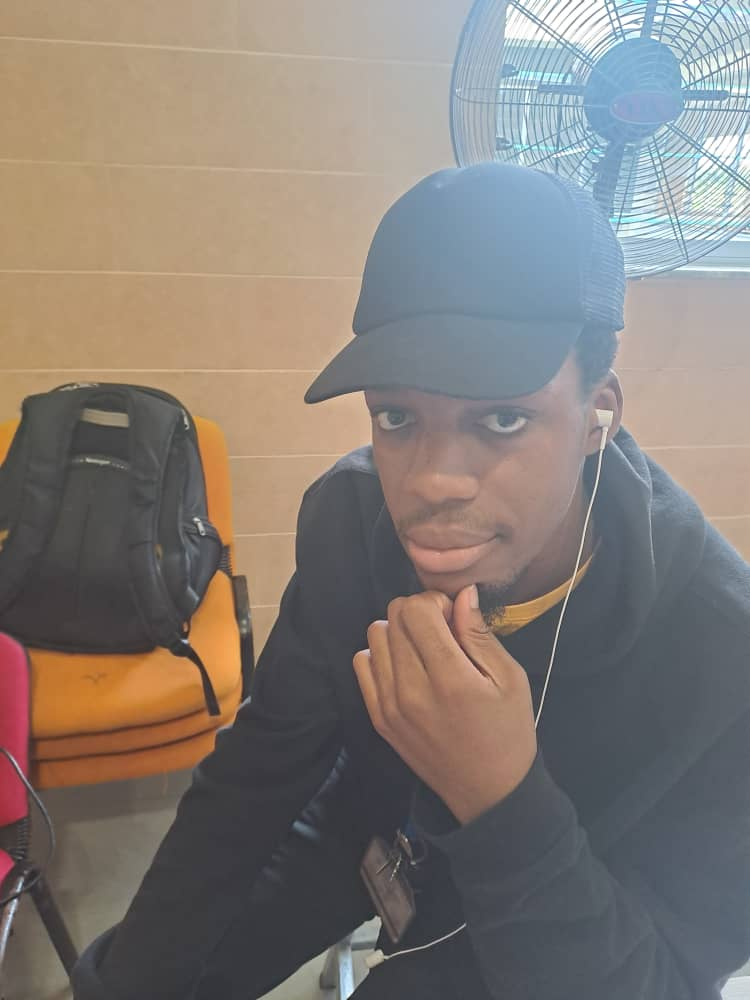
#> input picture Week_4/img/clement.jpg, 750 x 1000 px
$ jupyter execute practice3.ipynb
#> lines starting #> are read from the running program, lines starting #| are printed output that depends on the picture
[cell 1]
# Robert Edge Detection

import cv2
import numpy as np

# Load the image
image = cv2.imread('img/clement.jpg', cv2.IMREAD_GRAYSCALE)
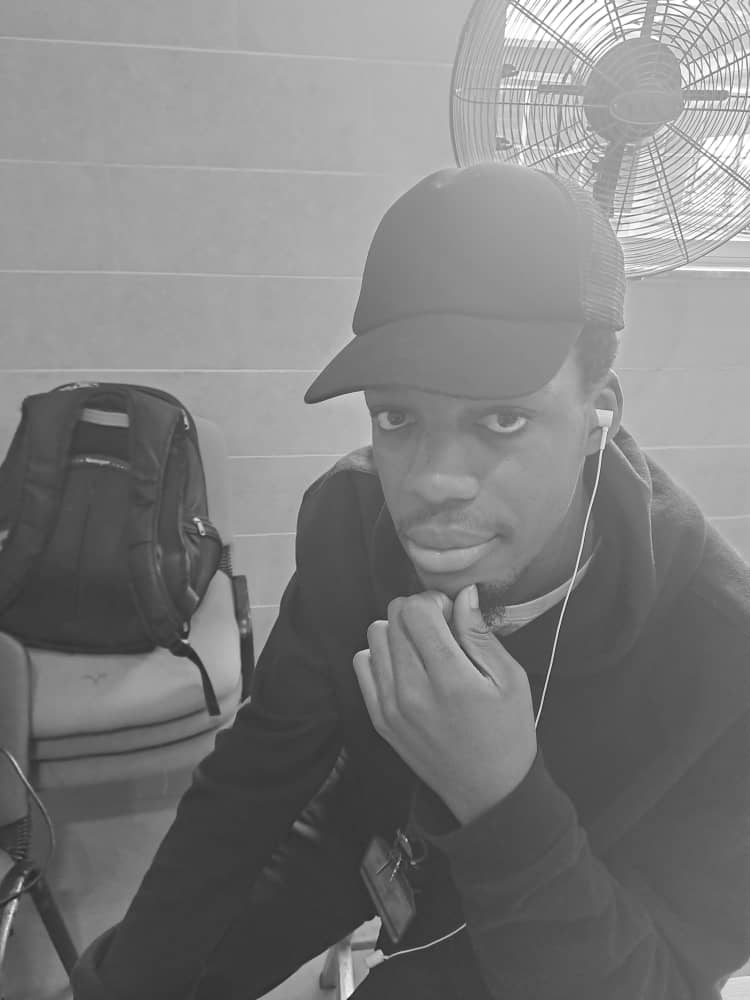
#> image: shape (1000, 750); min 19, max 255, mean 126.2

# Perform Gaussian Blur
image = cv2.GaussianBlur(image, (5, 5), 0)

# Define Robert kernels
kernel_x = np.array([[1, 0],
                     [0, -1]])

kernel_y = np.array([[0, 1],
                     [-1, 0]])

# Apply Robert edge detection
robert_x = cv2.filter2D(image, -1, kernel_x)
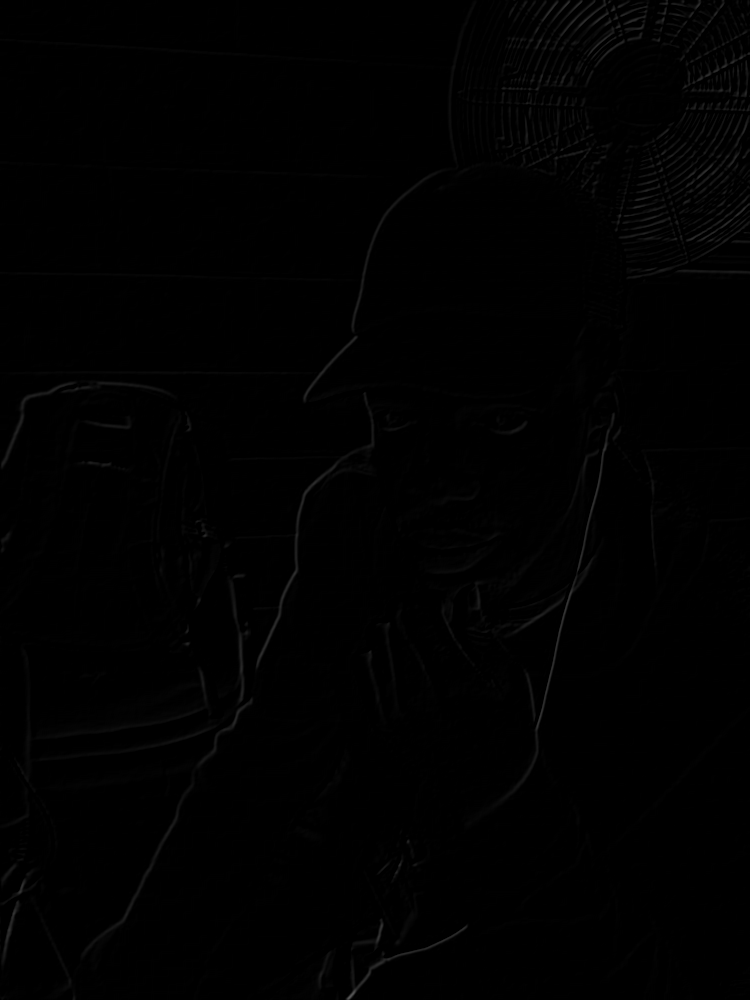
#> robert_x: shape (1000, 750); min 0, max 88, mean 1
robert_y = cv2.filter2D(image, -1, kernel_y)

# Combine the gradient images
robert_combined = np.sqrt(np.square(robert_x) + np.square(robert_y))
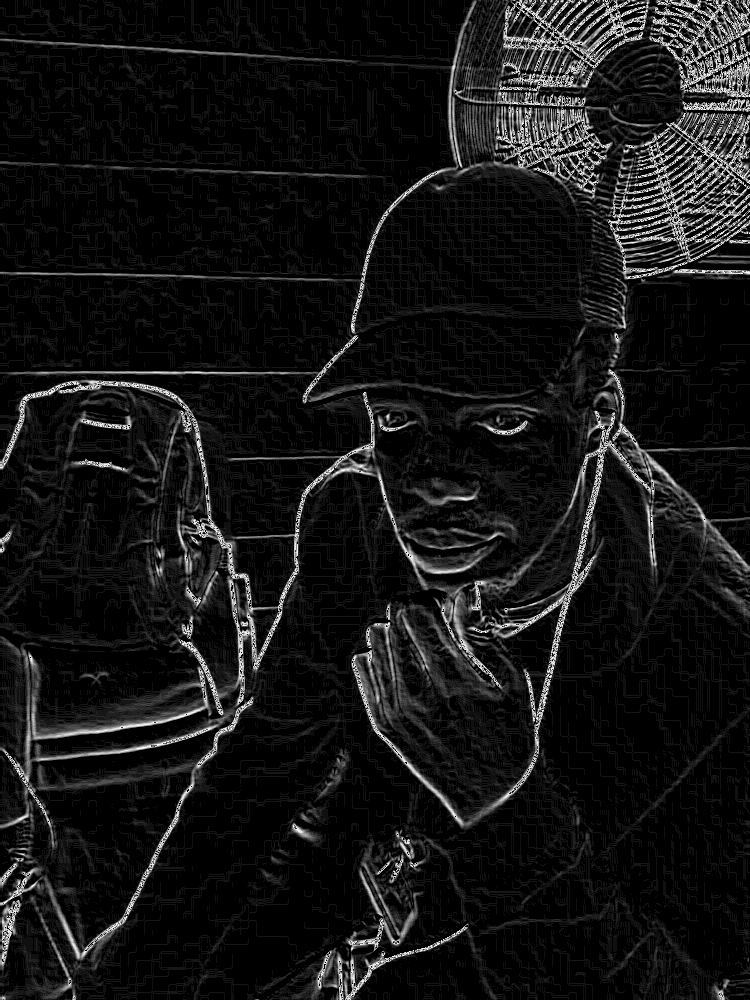
#> robert_combined: shape (1000, 750) float16; min 0, max 15.91, mean 1.33; drawn with min black and max white

# Display the original image and the Robert edges
cv2.imshow('Original', image)
cv2.imshow('Robert Edges', np.uint8(robert_combined))

# Wait for a key press and close all windows
cv2.waitKey(0)
cv2.destroyAllWindows()

$ run again, with Week_4/img/ada.jpg copied over Week_4/img/clement.jpg
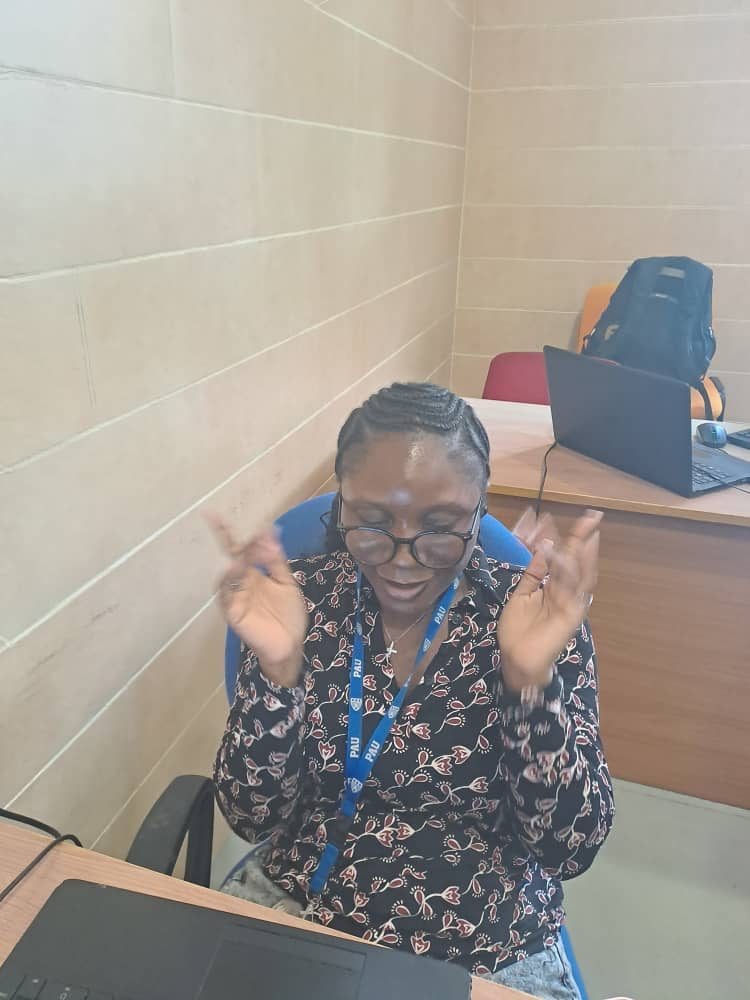
#> input picture Week_4/img/ada.jpg, 750 x 1000 px
#> `robert_x = cv2.filter2D(image, -1, kernel_x)`:
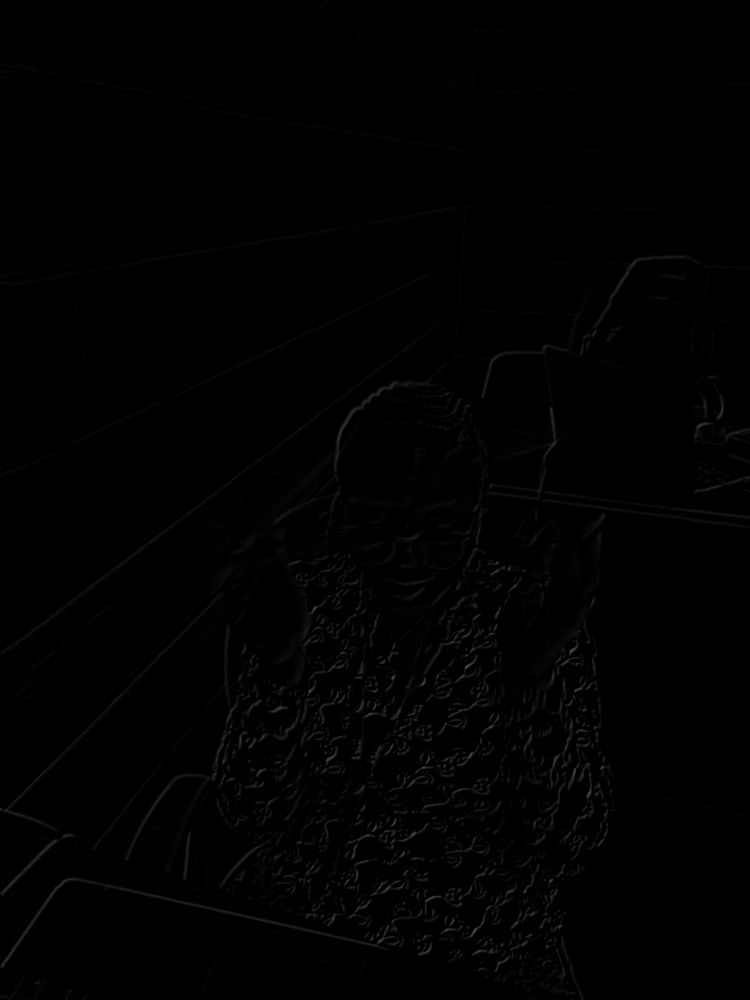
#> robert_x: shape (1000, 750); min 0, max 78, mean 1.4
#> `robert_combined = np.sqrt(np.square(robert_x) + np.square(robert_y))`:
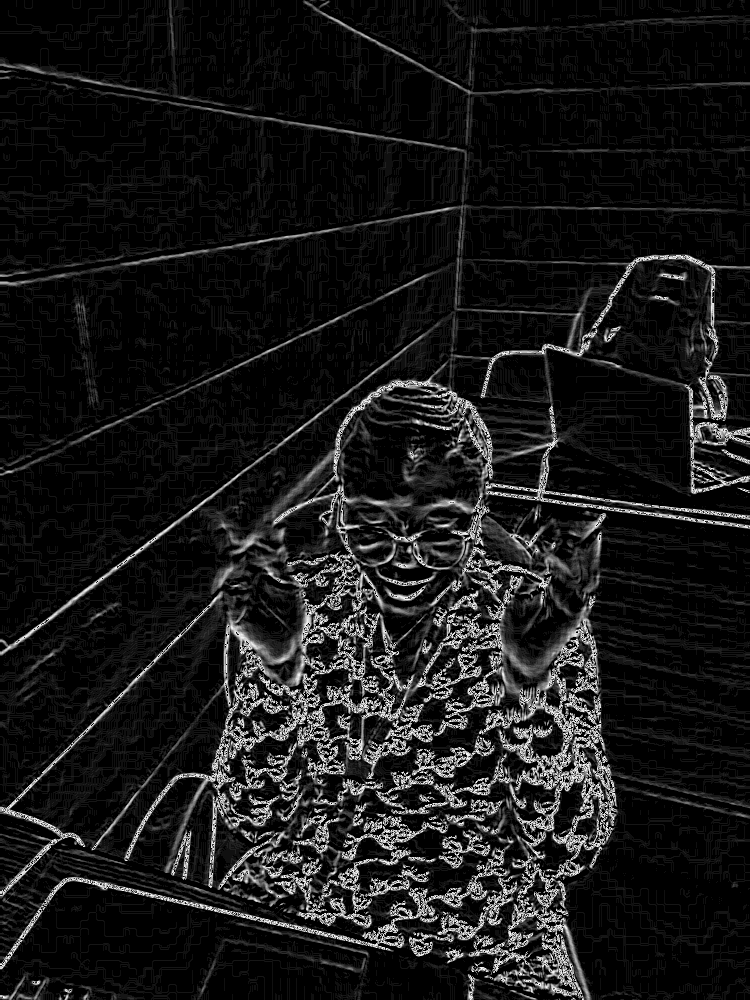
#> robert_combined: shape (1000, 750) float16; min 0, max 15.91, mean 1.55; drawn with min black and max white

$ run again, with Week_4/img/bimpe.jpg copied over Week_4/img/clement.jpg
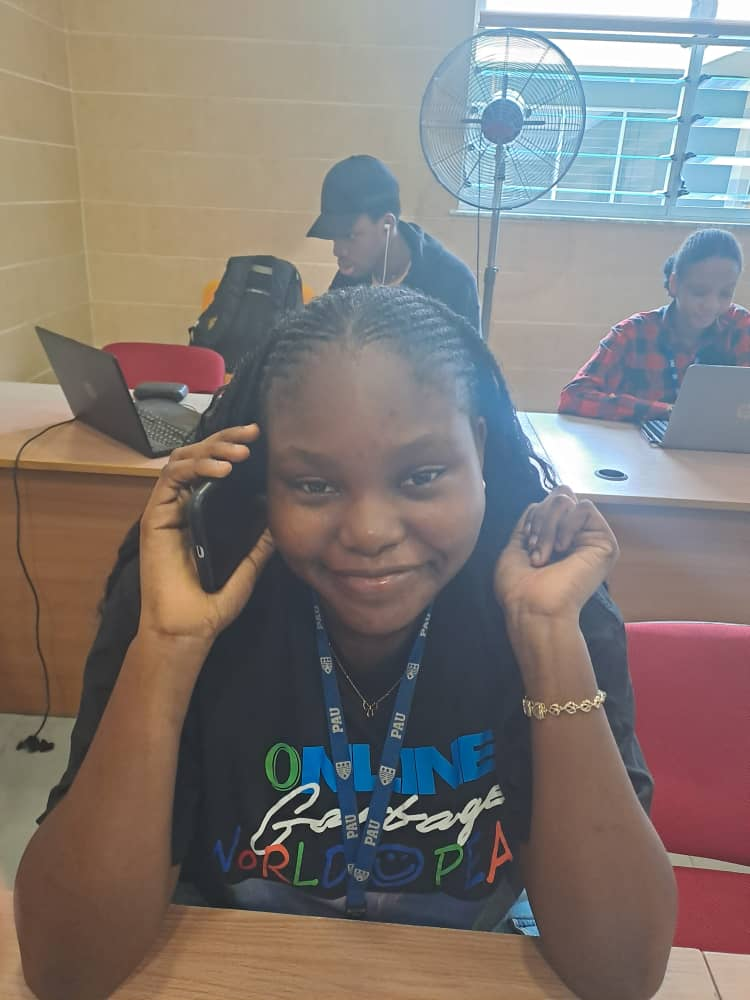
#> input picture Week_4/img/bimpe.jpg, 750 x 1000 px
#> `image = cv2.imread('img/clement.jpg', cv2.IMREAD_GRAYSCALE)`:
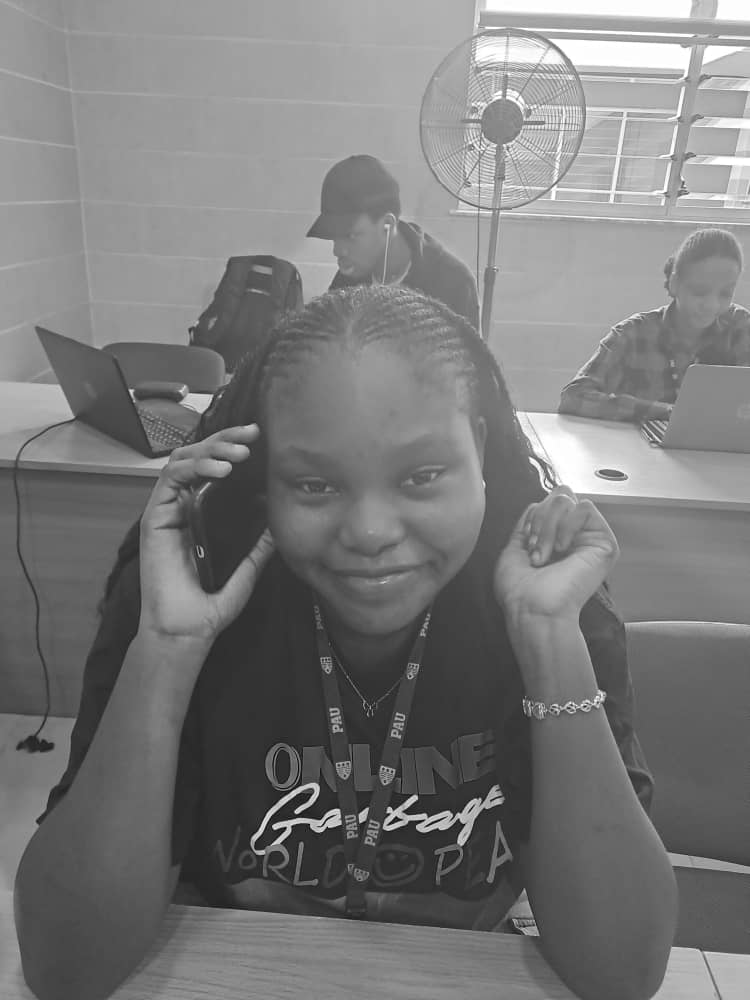
#> image: shape (1000, 750); min 0, max 255, mean 122.1
#> `robert_combined = np.sqrt(np.square(robert_x) + np.square(robert_y))`:
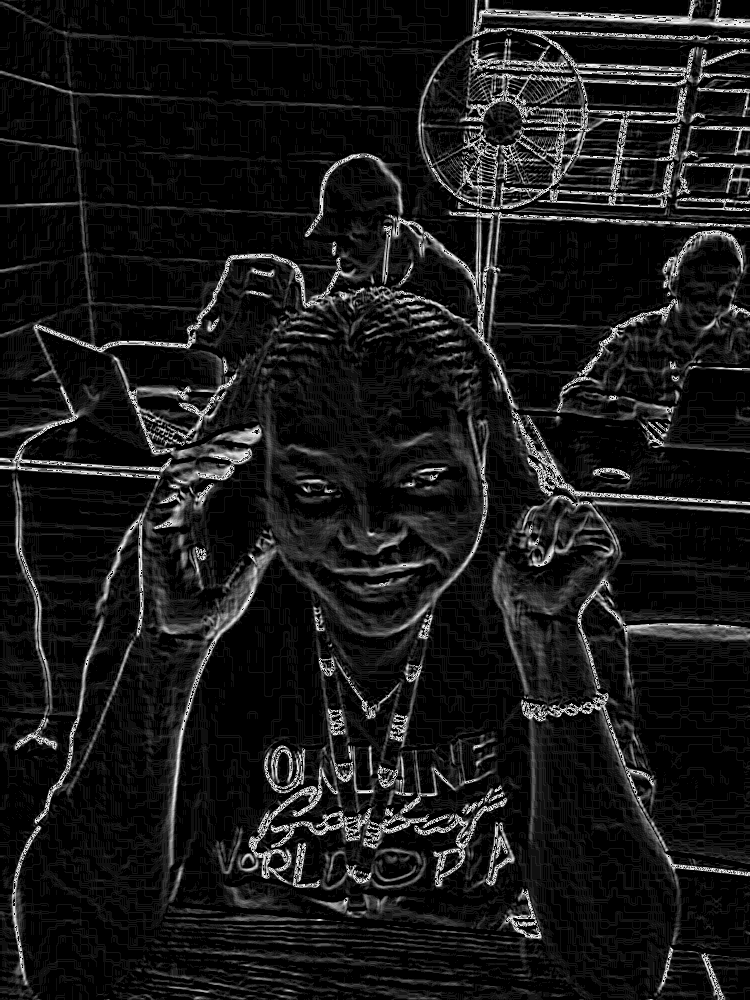
#> robert_combined: shape (1000, 750) float16; min 0, max 15.91, mean 1.57; drawn with min black and max white

$ run again, with Week_4/img/chima.jpg copied over Week_4/img/clement.jpg
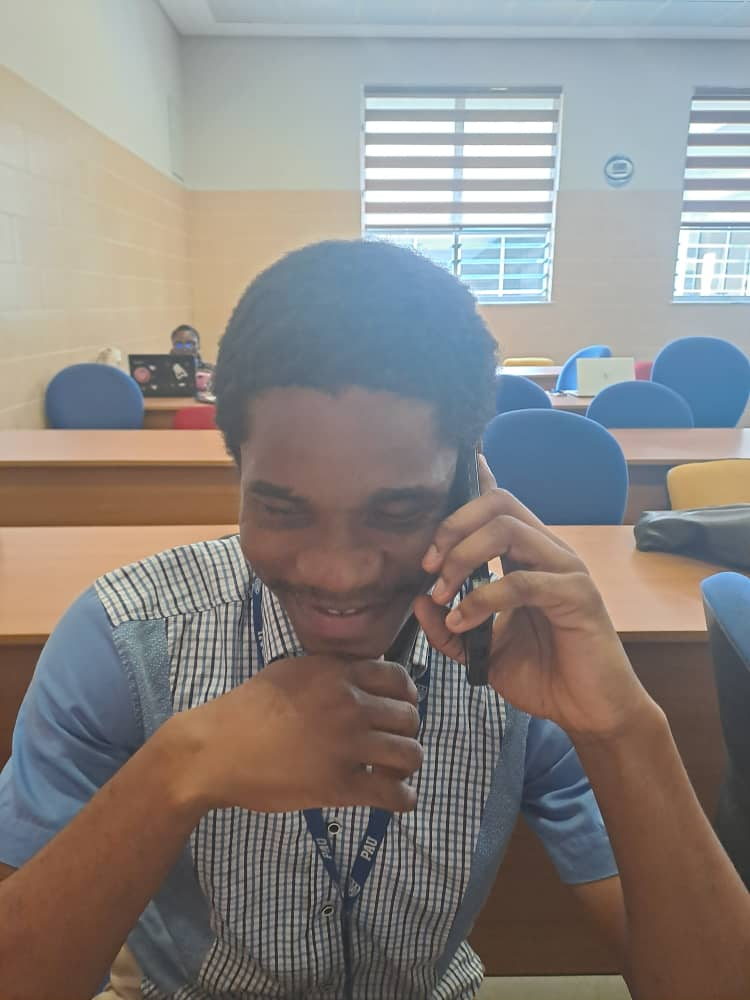
#> input picture Week_4/img/chima.jpg, 750 x 1000 px
#> `image = cv2.imread('img/clement.jpg', cv2.IMREAD_GRAYSCALE)`:
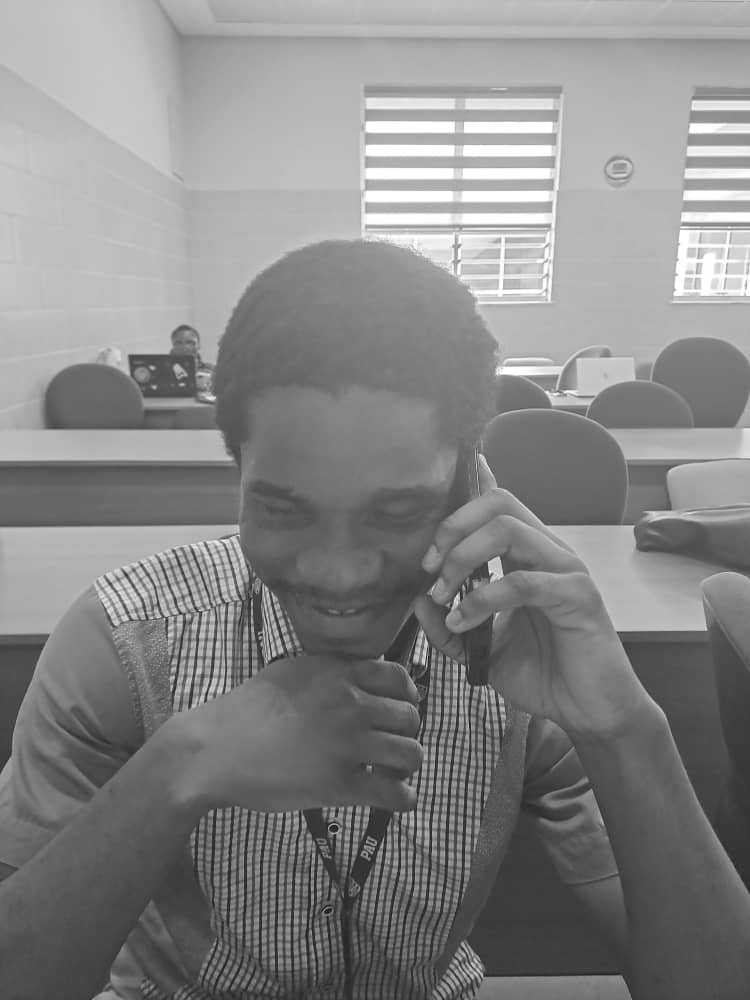
#> image: shape (1000, 750); min 12, max 255, mean 133.9
#> `robert_combined = np.sqrt(np.square(robert_x) + np.square(robert_y))`:
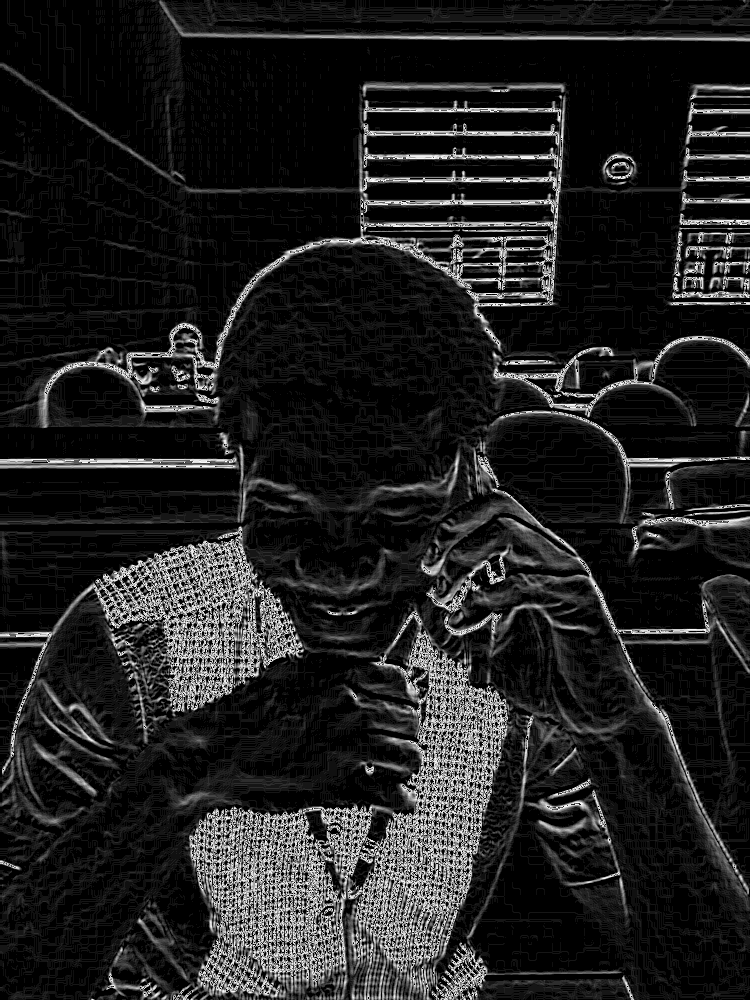
#> robert_combined: shape (1000, 750) float16; min 0, max 15.91, mean 2.05; drawn with min black and max white
